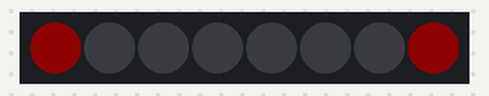
A sketch run on a simulated Arduino Uno, built with avr-gcc and run on an emulated ATmega328P. Shown: 8 RGB LEDs in strip order, left to right. Dim RGB values are drawn brighter than linear.

Above: at 0.1 s.
At 0.7 s:
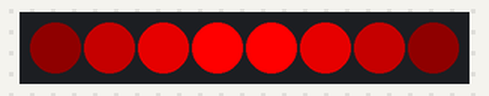
At 2.3 s:
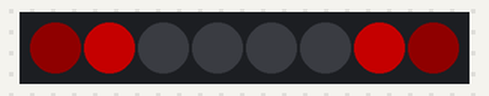
Timing chart, 0 to 130.0 s (numbered marks = the images above):
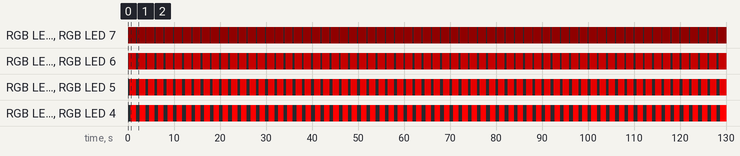

Measured:
- by itself, RGB LED 0, RGB LED 7: alternates RGB(15, 0, 0) for 1.8 s and off for 0.20 s
- by itself, RGB LED 1, RGB LED 6: alternates RGB(95, 0, 0) for 1.6 s and off for 0.40 s
- by itself, RGB LED 2, RGB LED 5: alternates RGB(175, 0, 0) for 1.4 s and off for 0.60 s
- by itself, RGB LED 3, RGB LED 4: alternates RGB(255, 0, 0) for 1.2 s and off for 0.80 s
- what the display in image 1 shows lasts 1.2 s, from 0.6 s to 1.8 s

The sketch:

We_re_back_in_buisness.ino
```cpp
#include <Adafruit_DotStar.h>
#include <SPI.h>         // COMMENT OUT THIS LINE FOR GEMMA OR TRINKET
//#include <avr/power.h> // ENABLE THIS LINE FOR GEMMA OR TRINKET
#define NUMPIXELS 8 // Number of LEDs in strip
// Here's how to control the LEDs from any two pins:
#define DATAPIN    2
#define CLOCKPIN   3
Adafruit_DotStar strip = Adafruit_DotStar(
                           NUMPIXELS, DATAPIN, CLOCKPIN, DOTSTAR_BRG);


void setup() {
 strip.begin();
}

int waitTime = 200;

void loop() {

for (int i = 0; i < NUMPIXELS / 2; i++)
{

   int blue = (i * (240 / ((NUMPIXELS - 2) / 2))) + 15;
//   int blue = (i * 80) + 15;
  // strip.Color(blue, green, red);  ==> max 255
  strip.setPixelColor(i, strip.Color(blue, 0, 0));
  strip.setPixelColor(NUMPIXELS - i - 1, strip.Color(blue, 0, 0));
strip.show();
delay(waitTime);
}
delay(waitTime * 5);
for (int i = 0; i < NUMPIXELS; i++)
{
  strip.setPixelColor(i, strip.Color(0, 0, 0));
}
strip.show();
delay(waitTime);
  }


void funnyStuff()
{

 for (int i = 0 ; i <= 8 ; i++)
  {
    for (int j = 0; j <= 8; j++)
    {

      if (j == i)
      {
        strip.setBrightness(255);
        strip.setPixelColor (j, 0,  0, 255);
      }
      else
      {
        strip.setBrightness(255);
        strip.setPixelColor (j, 0, 255 + j * 8, 0);
      }

        strip.show();
        delay(1);

      }
    }
}
```
